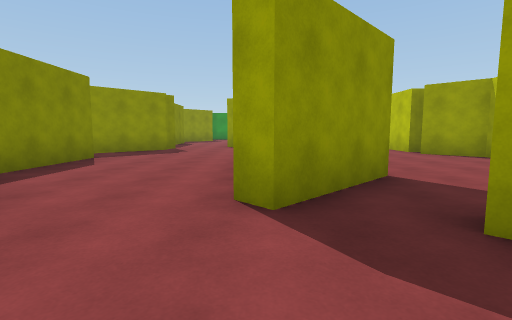
view 1 (above)

16 first-person views from a walk through a 3-D level made in the Unity game engine. The camera is 1.3 m above the floor, tilts 6° down and sees 85° across. The floor is counted in squares, 2 m on a side. Each view is taken from the middle of a square. On the plan, view 1 faces up. The plan holds only what a view shows up to about 9 squares ahead; the rest is blank. The player is left out.

view 2
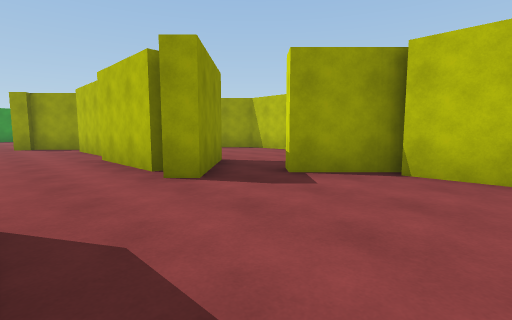

view 3
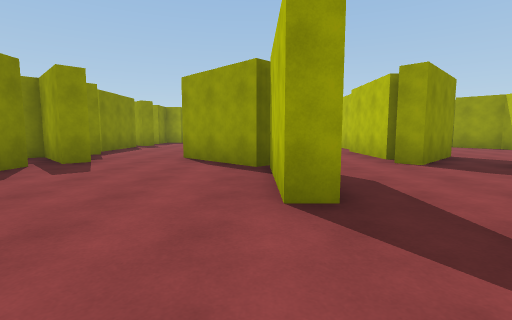

view 4
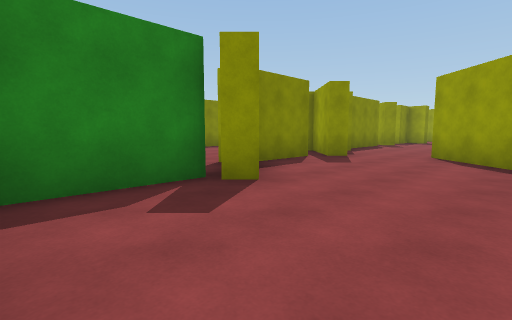

view 5
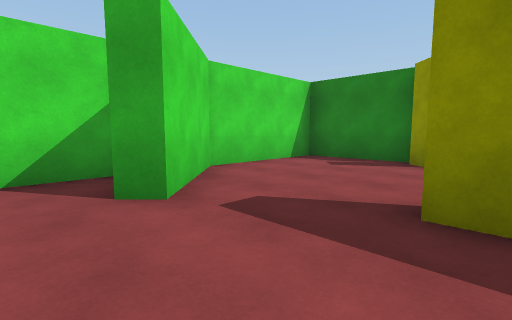

view 6
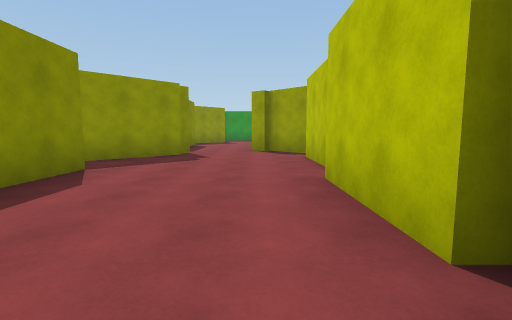

view 7
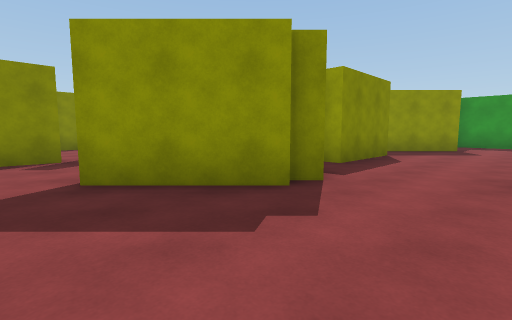

view 8
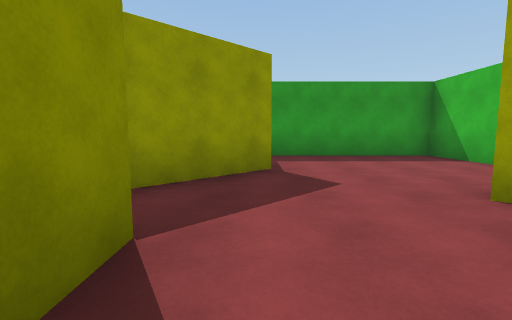

view 9
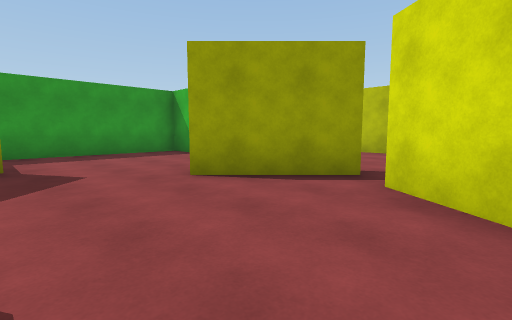

view 10
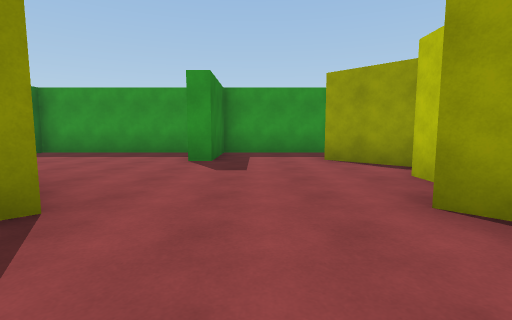

view 11
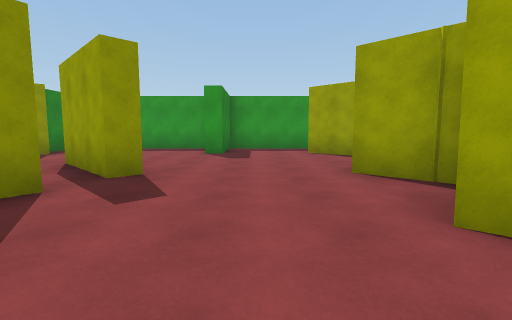

view 12
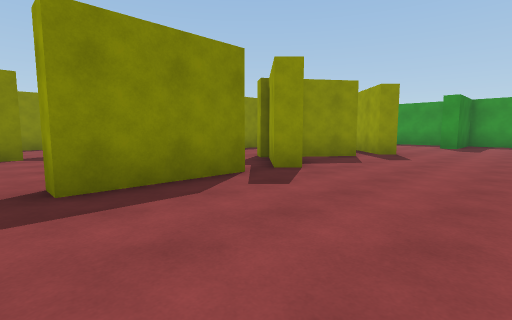

view 13
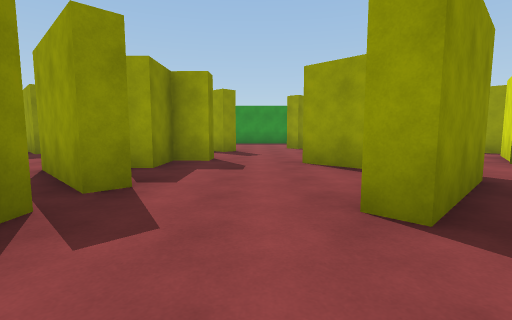

view 14
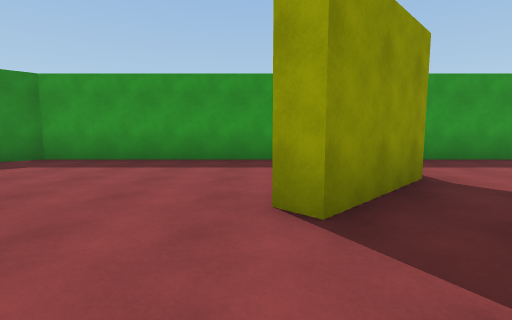

view 15
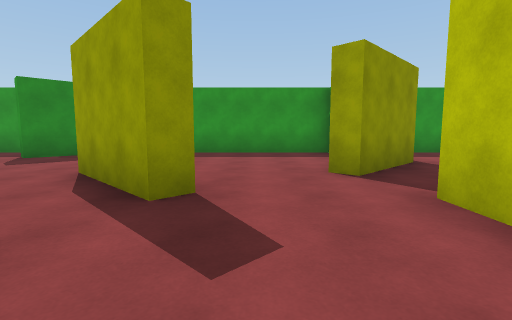

view 16
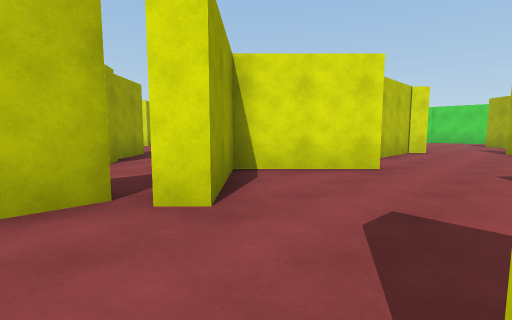

### Floor plan
Ten units are one square. View 1 is at (0, 0); x grows to the right and y downward. Boxes are objects, and circles mark ways between rooms. Rooms are numbered by the first view taken in them; rooms with no view inside come last. Other rooms are left out.
<svg viewBox="-120 -208 184 255">
<path fill="none" stroke="#000" d="M-12 24 -8 29M24 9 24 -4M-23 0 -23 6M27 -3 14 -16 18 -21M-14 42 -1 42M9 -30 1 -22 -3 -27M-64 -29 -68 -24M-30 -20 -48 -38 -43 -43 -43 -62M-71 -21 -71 -1M-55 13 -60 18M-23 6 -27 6 -27 -22M-62 16 -62 42 -31 42 -12 24M-48 -78 -52 -82 -34 -100M-78 -82 -78 -56M-74 -92 -78 -88M-33 -98 -51 -116 -47 -120M-71 -126 -71 -120 -78 -121 -78 -108M-37 -68 -37 -41M-30 -96 -48 -78M8 -65 3 -65 3 -90M-29 -102 -33 -98M8 -97 -7 -111M-7 -109 -11 -112M0 -32 0 -59M-27 -178 -45 -160M-37 -148 -37 -122M11 -137 -8 -156M16 -182 16 -203 -33 -203 -33 -185M-11 -112 3 -132M8 -130 -1 -117M15 -141 11 -137M11 -101 8 -97M55 -133 45 -143M53 -149 53 -160M8 -90 8 -65M47 -85 47 -91M59 -169 45 -183M57 -68 46 -79M20 -41 9 -30M51 -203 21 -203 21 -179 15 -179M-66 -149 -70 -145 -88 -164M-45 -160 -49 -164M-38 -203 -98 -203 -115 -186M-43 -122 -43 -148"/>
<circle cx="-20" cy="15" r="3" fill="#2a7"/>
<circle cx="-15" cy="-25" r="3" fill="#2a7"/>
<circle cx="-40" cy="-70" r="3" fill="#2a7"/>
<circle cx="-60" cy="-120" r="3" fill="#2a7"/>
<circle cx="-20" cy="-110" r="3" fill="#2a7"/>
<circle cx="10" cy="-60" r="3" fill="#2a7"/>
<circle cx="10" cy="-90" r="3" fill="#2a7"/>
<circle cx="10" cy="-170" r="3" fill="#2a7"/>
<circle cx="-40" cy="-150" r="3" fill="#2a7"/>
<text x="0" y="10">1</text>
<text x="-50" y="-30">2</text>
<text x="-20" y="-70">3</text>
<text x="-10" y="-160">4</text>
<text x="30" y="-120">5</text>
<text x="-70" y="-170">6</text>
</svg>
Room 1 opens to room 2. Room 1 opens to room 3. Room 2 opens to room 3. Room 2 opens to room 6. Room 3 opens to room 4. Room 3 opens to room 5. Room 4 opens to room 5. Room 4 opens to room 6.

Where each view was taken, in squares from view 1:
view 1: 0 up, 0 right, facing up
view 2: 1 down, 2 left, facing up-right
view 3: 3 down, 3 left, facing up
view 4: 4 down, 3 left, facing up-left
view 5: 0 up, 0 right, facing down-left
view 6: 2 up, 1 left, facing up
view 7: 7 up, 1 left, facing up-left
view 8: 13 up, 3 left, facing up
view 9: 12 up, 3 left, facing up-right
view 10: 12 up, 3 right, facing up
view 11: 10 up, 3 right, facing up
view 12: 6 up, 4 right, facing up-left
view 13: 6 up, 6 left, facing up
view 14: 14 up, 5 left, facing up
view 15: 12 up, 6 left, facing up
view 16: 13 up, 7 left, facing down-right
